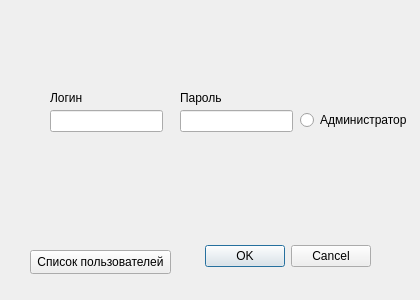
<?xml version="1.0" encoding="UTF-8"?>
<ui version="4.0">
 <class>insert_user</class>
 <widget class="QDialog" name="insert_user">
  <property name="geometry">
   <rect>
    <x>0</x>
    <y>0</y>
    <width>420</width>
    <height>300</height>
   </rect>
  </property>
  <property name="windowTitle">
   <string>Ввести пользователя</string>
  </property>
  <widget class="QDialogButtonBox" name="buttonBox">
   <property name="geometry">
    <rect>
     <x>30</x>
     <y>240</y>
     <width>341</width>
     <height>32</height>
    </rect>
   </property>
   <property name="orientation">
    <enum>Qt::Horizontal</enum>
   </property>
   <property name="standardButtons">
    <set>QDialogButtonBox::Cancel|QDialogButtonBox::Ok</set>
   </property>
  </widget>
  <widget class="QLineEdit" name="lineEdit">
   <property name="geometry">
    <rect>
     <x>50</x>
     <y>110</y>
     <width>113</width>
     <height>22</height>
    </rect>
   </property>
  </widget>
  <widget class="QLineEdit" name="lineEdit_2">
   <property name="geometry">
    <rect>
     <x>180</x>
     <y>110</y>
     <width>113</width>
     <height>22</height>
    </rect>
   </property>
  </widget>
  <widget class="QRadioButton" name="radioButton">
   <property name="geometry">
    <rect>
     <x>300</x>
     <y>110</y>
     <width>111</width>
     <height>20</height>
    </rect>
   </property>
   <property name="text">
    <string>Администратор</string>
   </property>
  </widget>
  <widget class="QLabel" name="label">
   <property name="geometry">
    <rect>
     <x>50</x>
     <y>90</y>
     <width>49</width>
     <height>16</height>
    </rect>
   </property>
   <property name="text">
    <string>Логин</string>
   </property>
  </widget>
  <widget class="QLabel" name="label_2">
   <property name="geometry">
    <rect>
     <x>180</x>
     <y>90</y>
     <width>49</width>
     <height>16</height>
    </rect>
   </property>
   <property name="text">
    <string>Пароль</string>
   </property>
  </widget>
  <widget class="QPushButton" name="pushButton">
   <property name="geometry">
    <rect>
     <x>30</x>
     <y>250</y>
     <width>141</width>
     <height>24</height>
    </rect>
   </property>
   <property name="text">
    <string>Список пользователей</string>
   </property>
  </widget>
 </widget>
 <resources/>
 <connections>
  <connection>
   <sender>buttonBox</sender>
   <signal>accepted()</signal>
   <receiver>insert_user</receiver>
   <slot>accept()</slot>
   <hints>
    <hint type="sourcelabel">
     <x>248</x>
     <y>254</y>
    </hint>
    <hint type="destinationlabel">
     <x>157</x>
     <y>274</y>
    </hint>
   </hints>
  </connection>
  <connection>
   <sender>buttonBox</sender>
   <signal>rejected()</signal>
   <receiver>insert_user</receiver>
   <slot>reject()</slot>
   <hints>
    <hint type="sourcelabel">
     <x>316</x>
     <y>260</y>
    </hint>
    <hint type="destinationlabel">
     <x>286</x>
     <y>274</y>
    </hint>
   </hints>
  </connection>
  <connection>
   <sender>lineEdit</sender>
   <signal>textChanged(QString)</signal>
   <receiver>insert_user</receiver>
   <slot>changelogin(QString)</slot>
   <hints>
    <hint type="sourcelabel">
     <x>88</x>
     <y>123</y>
    </hint>
    <hint type="destinationlabel">
     <x>107</x>
     <y>99</y>
    </hint>
   </hints>
  </connection>
  <connection>
   <sender>radioButton</sender>
   <signal>clicked(bool)</signal>
   <receiver>insert_user</receiver>
   <slot>changeadmin(bool)</slot>
   <hints>
    <hint type="sourcelabel">
     <x>315</x>
     <y>117</y>
    </hint>
    <hint type="destinationlabel">
     <x>332</x>
     <y>80</y>
    </hint>
   </hints>
  </connection>
  <connection>
   <sender>lineEdit_2</sender>
   <signal>textChanged(QString)</signal>
   <receiver>insert_user</receiver>
   <slot>changepassword(QString)</slot>
   <hints>
    <hint type="sourcelabel">
     <x>234</x>
     <y>123</y>
    </hint>
    <hint type="destinationlabel">
     <x>239</x>
     <y>155</y>
    </hint>
   </hints>
  </connection>
  <connection>
   <sender>buttonBox</sender>
   <signal>accepted()</signal>
   <receiver>insert_user</receiver>
   <slot>insertdata()</slot>
   <hints>
    <hint type="sourcelabel">
     <x>218</x>
     <y>254</y>
    </hint>
    <hint type="destinationlabel">
     <x>198</x>
     <y>221</y>
    </hint>
   </hints>
  </connection>
  <connection>
   <sender>pushButton</sender>
   <signal>clicked()</signal>
   <receiver>insert_user</receiver>
   <slot>show_users()</slot>
   <hints>
    <hint type="sourcelabel">
     <x>95</x>
     <y>253</y>
    </hint>
    <hint type="destinationlabel">
     <x>121</x>
     <y>217</y>
    </hint>
   </hints>
  </connection>
 </connections>
 <slots>
  <slot>changelogin(QString)</slot>
  <slot>changepassword(QString)</slot>
  <slot>changeadmin(bool)</slot>
  <slot>insertdata()</slot>
  <slot>show_users()</slot>
 </slots>
</ui>
